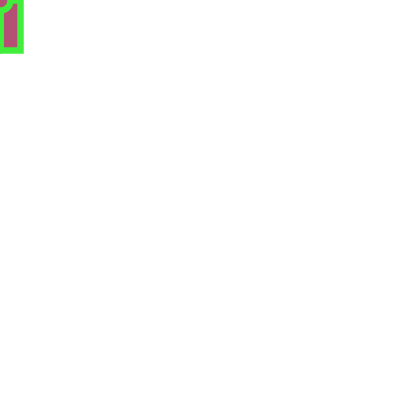
Frame 1 (no input)
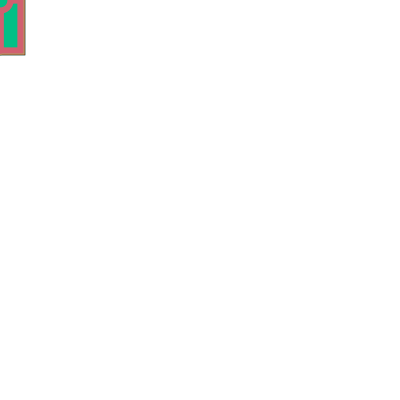
Frame 60 (the mouse pressed at the canvas centre just before this capture)
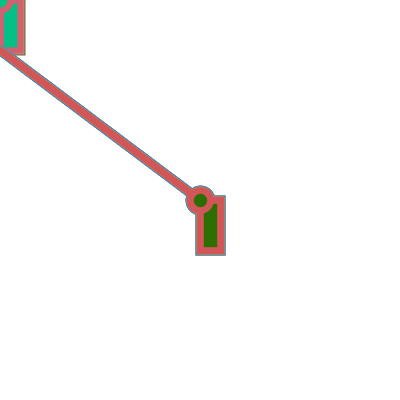
Frame 120 (the mouse held since frame 60 and released just before this capture)

The Processing sketch that drew these frames (run headless with seeded random() and noise(); from frame 60 on, the mouse is pressed at the canvas centre):

// Processing sketch: processing_37230
// ── processing_37230.pde

void setup() 
{
  background(255,255,255);
  size(400,400);
  smooth();
}
 
void draw()
{
  strokeWeight(random(10));
  stroke(random(250),random(251),random(252));
  fill(random(210),random(254),random(255));
  rect(mouseX,mouseY,20,50);
  line(mouseX,mouseY,0,50);
  ellipse(mouseX,mouseY,20,20);
  
}
